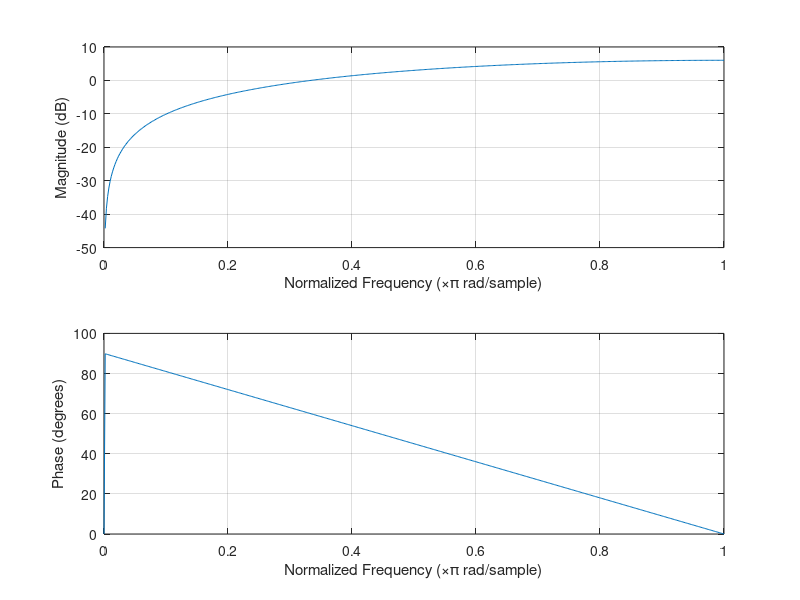

Source code (MATLAB):
%差分编码目的是更多地保留低频分量中的差异信息，因此直觉上来看就是一个高通滤波器
%其序列的递推式为与y(n)=x(n-1)-x(n)
%z变换后结果为H(z)=z^(-1)-1
close all;
clear;
clc;
b=[1 -1];
a=[1];

freqz(b,a);